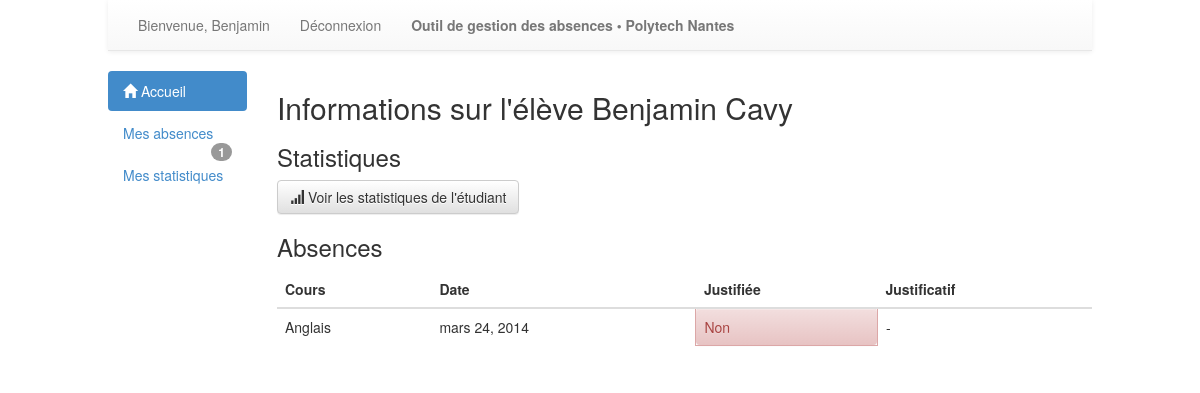
/absences/mesabsences/ (signed in), run on an earlier commit of the app's database.
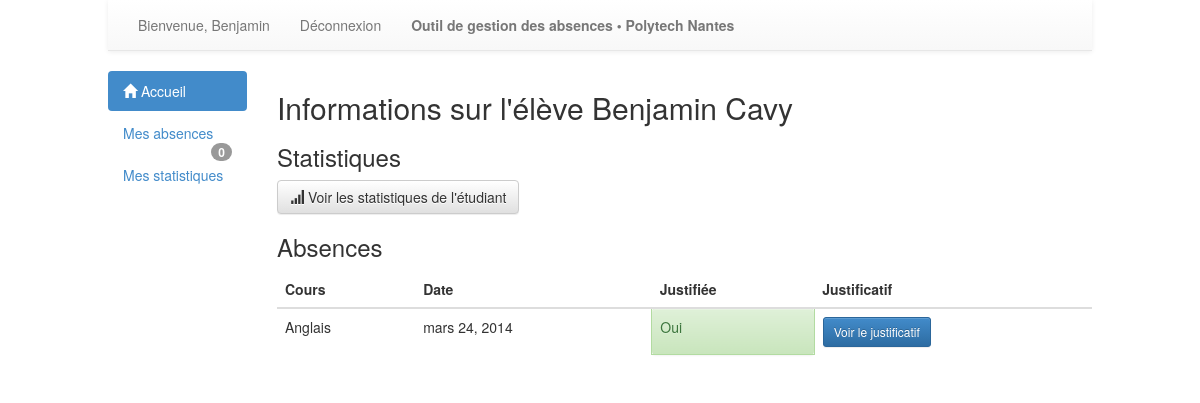
And on a later commit of the database.
### absences/models.py (models this page shows, shortened)
class Absence (models.Model):
	etudiant = models.ForeignKey(Etudiant)
	cours = models.ForeignKey(Cours)
	justifie = models.BooleanField(default=False)
	justificatif = models.ForeignKey(Justificatif, null=True,blank=True)

class Cours (models.Model):
	dateDebut = models.DateTimeField(auto_now = False, auto_now_add = False)
	dateFin = models.DateTimeField(auto_now = False, auto_now_add = False)
	saisieEffectuee = models.BooleanField(default = False)
	matiere = models.ForeignKey(Matiere)
	donne_a = models.ManyToManyField(Groupe, related_name='donne_a')
	donne_par = models.ManyToManyField(Enseignant, related_name = 'donne_par')
	def __unicode__(self):
		return self.matiere.intitule

class Matiere (models.Model):
	intitule = models.CharField(max_length = 200)

### absences/views.py (the view)
@login_required
def mesAbsences(request):
	return infosEleve(request)

### absences/context_processor.py (called while the page is built)
def getNombres (request):
	nb = {}
	nb['absences'] = 0
	nb['nonSaisis'] = 0
	try:
		etudiant = Etudiant.objects.get(user=request.user)
		nb['absences'] = Absence.objects.filter(etudiant = etudiant, justifie = False).count()
	except:
		nb['absences'] = 0
		try:
			enseignant = Enseignant.objects.get(user=request.user)
			cours = Cours.objects.filter(donne_par = enseignant, saisieEffectuee = False, dateFin__lte = datetime.now())
			nb['nonSaisis'] = cours.count()
		except:
			nb['nonSaisis'] = 0
	return {'nb':nb}

### absences/views.py (called while the page is built)
@login_required
def infosEleve(request, idEleve = 0):
	if idEleve != 0:
		eleve = get_object_or_404(Etudiant, id=idEleve)
	else:
		eleve = get_object_or_404(Etudiant, user=request.user.id)
	absences = Absence.objects.filter(etudiant=eleve)
	return render(request, 'absences/infosEleve.html', {'eleve': eleve, 'absences':absences, 'own':True})

### absences/templates/absences/infosEleve.html (shortened to what this page needs)
{% extends 'general.html' %}
{%block content %}
	{% if eleve %}
		<h2>Informations sur l'élève {{eleve.user.first_name}} {{eleve.user.last_name}}</h2>
		<h3>Statistiques</h3>
		<a href="{% url 'absences:statistiquesEtudiant' eleve.id %}">
			<button type="button" class="btn btn-default">
			<span class="glyphicon glyphicon-signal"></span>
			Voir les statistiques de l'étudiant
			</button>
		</a>
		<h3>Absences</h3>
			{% if absences %}
				<table class="table table-hover">
				<thead>
					<tr>
						<th>Cours</th>
						<th>Date</th>
						<th>Justifiée</th>
						<th>Justificatif</th>
					</tr>
				</thead>
				<tbody>
					{% for abs in absences %}
						<tr>
							<td>{{abs.cours}}</td>
							<td>{{abs.cours.dateDebut.date}}</td>
							{% if abs.justifie %}
								<td class="alert alert-success">Oui</td>
							{% else %}
								<td class="alert alert-danger">Non</td>
							{% endif %}
							<td>
							{% if not abs.justifie %}
								{% if perms.absences.add_justificatif %}
									<a href="{% url 'absences:ajouteJustificatif' abs.id 'infosEleve' eleve.id %}" class="btn btn-primary btn-sm" role="button">Ajouter un justificatif</a></td>
								{% else %}
									-
								{%endif%}
							{% else %}
								<a href="#" class="btn btn-primary btn-sm" data-toggle="modal" data-target="#justificatifPopup" role="button" onclick="remplirPopupJustificatif({{abs.id}});">Voir le justificatif</a></td>
							{% endif %}
							</td>
						</tr>
					{% endfor %}
				</tbody>
			</table>
			{% else %}
				<p>Pas d'absences pour cet élève</p>
			{% endif %}
	{% else %}
		<p>Cet élève n'existe pas !</p>
	{% endif %}
{%endblock %}

### templates/general.html (shortened to what this page needs)
<!DOCTYPE html>
	<head>
		{% load staticfiles %}
		<link rel="stylesheet" type="text/css" href="{% static 'css/style.css' %}" />
		<link rel="stylesheet" type="text/css" href="{% static 'css/bootstrap.min.css' %}" />
		<link rel="stylesheet" type="text/css" href="{% static 'css/bootstrap-theme.min.css' %}" />
		<link rel="stylesheet" type="text/css" href="{% static 'css/jquery.simple-dtpicker.css' %}" />
	</head>
	<body>
	<div id="content">
		<nav class="navbar navbar-default navbar-static-top" role="navigation">
			<div class="container-fluid">
				<div class="collapse navbar-collapse" id="bs-example-navbar-collapse-1">
					<ul class="nav navbar-nav">
						{% if user.is_authenticated %}
						<li><a href="">Bienvenue, {{user.first_name}}</a></li>
						{% else %}
						<li><a href="">Bienvenue !</a></li>
						{% endif %}
						{% if user.is_authenticated %}
						<li><a href="{% url 'absences:deconnexion' %}" title="Deconnexion">Déconnexion</a></li>
						{% else %}
						<li><a href="{% url 'absences:connexion' %}" title="Connexion" style="font-weight:bold;">Connexion</a></li>
						{% endif %}
						<li><a href="#" style="font-weight:bold;">Outil de gestion des absences &bull; Polytech Nantes</a></li>
					</ul>
				</div>
			</div>
		</nav>
		<div class="row">
			<div class="col-md-2">
				<ul class="nav nav-pills nav-stacked">
				  	<li class="active"><a href="{% url 'absences:index' %}"><span class="glyphicon glyphicon-home"></span> Accueil</a></li>
					{% if groupeUtilisateur.etudiant %}
						<li><a href="{% url 'absences:mesAbsences' %}">Mes absences <span class="badge pull-right">{{nb.absences}}</span></a></li>
						<li><a href="{% url 'absences:mesStatistiques' %}">Mes statistiques</a></li>
					{% endif %}
				</ul>
			</div>
	 		<div class="col-md-10">
				{% block content %}	{% endblock %}
	 		</div>
		</div>
	</div>
	</body>
</html>

What changed in the data, as far as the page shows it:
changed Absence "Anglais": justifie "Non -" → "Oui Voir le justificatif"
Also different on the page:
{{ nb.absences }}: "1" → "0"
